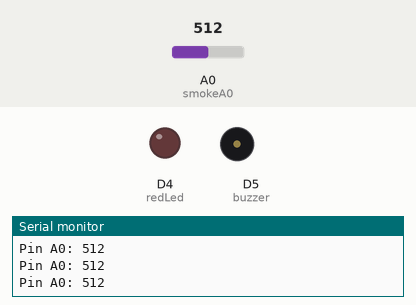
This sketch was run on a simulated ESP8266 (NodeMCU). Parts: output pins drawn as LEDs (lit = HIGH), buzzer (waves = sounding), the last lines printed to the serial monitor. Inputs (shaded band) come from the test bench; at power-on: A0 (smokeA0) = 512. WiFi joins after 1.5 s; servers stay silent unless stated.

Above: at 3.0 s.
3.1 s: A0 (smokeA0) set to 689
4.6 s: A0 (smokeA0) set to 711
At 5.5 s:
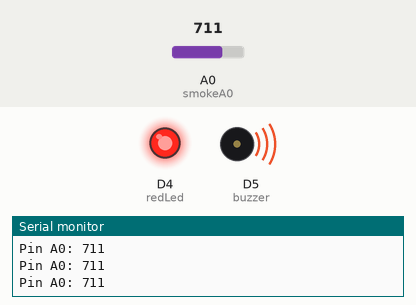
6.1 s: A0 (smokeA0) set to 690
At 6.9 s:
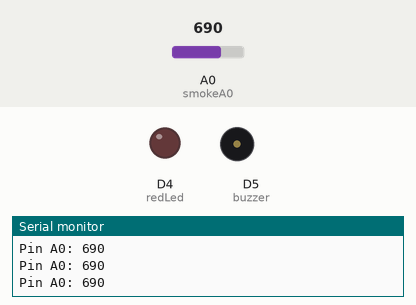
7.6 s: A0 (smokeA0) set to 710
At 8.3 s:
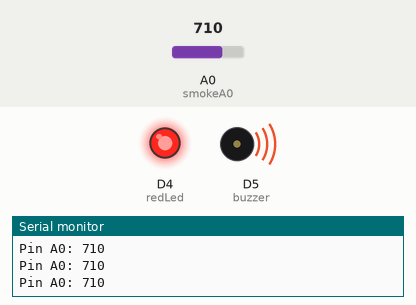
Timing chart, 0 to 10.1 s (numbered marks = the images above; inputs shaded):
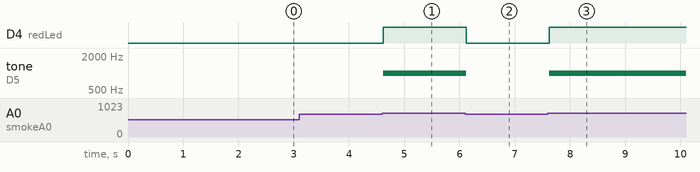

Measured:
- the behaviour switches between 700 and 701 on A0 (smokeA0) (found by bisection; images 0 and 1)
- after the input at 4.6 s, D4 (redLed): LOW → HIGH at once; tone on D5 (buzzer): silent → 1000 Hz at once
- after the input at 6.1 s, D4 (redLed): HIGH → LOW at once; tone on D5 (buzzer): 1000 Hz → silent at once
- after the input at 7.6 s, D4 (redLed): LOW → HIGH at once; tone on D5 (buzzer): silent → 1000 Hz at once

The sketch:

Proj1.ino
```cpp
int redLed = D4;
int buzzer = D5;
int smokeA0 = A0;
int sensorThres = 700;

#define BLYNK_PRINT Serial

#include <ESP8266WiFi.h>
#include <BlynkSimpleEsp8266.h>

char auth[] = "887kuqewmItu5LAa_O2bSak1I0ra-f9B";
char ssid[] = "8115";
char pass[] = "gecm8115";

void setup()
{
  Serial.begin(9600);
  Blynk.begin(auth, ssid, pass);

   pinMode(redLed, OUTPUT);
  pinMode(buzzer, OUTPUT);
  pinMode(smokeA0, INPUT);
  Serial.begin(9600);
}

void loop()
{
  Blynk.run();

  int analogSensor = analogRead(smokeA0);

  Serial.print("Pin A0: ");
  Serial.println(analogSensor);
  if (analogSensor > sensorThres)
  {
    digitalWrite(redLed, HIGH);
    tone(buzzer, 1000, 200);
  }
  else
  {
    digitalWrite(redLed, LOW);
    noTone(buzzer);
  }
  delay(100);
}
```
